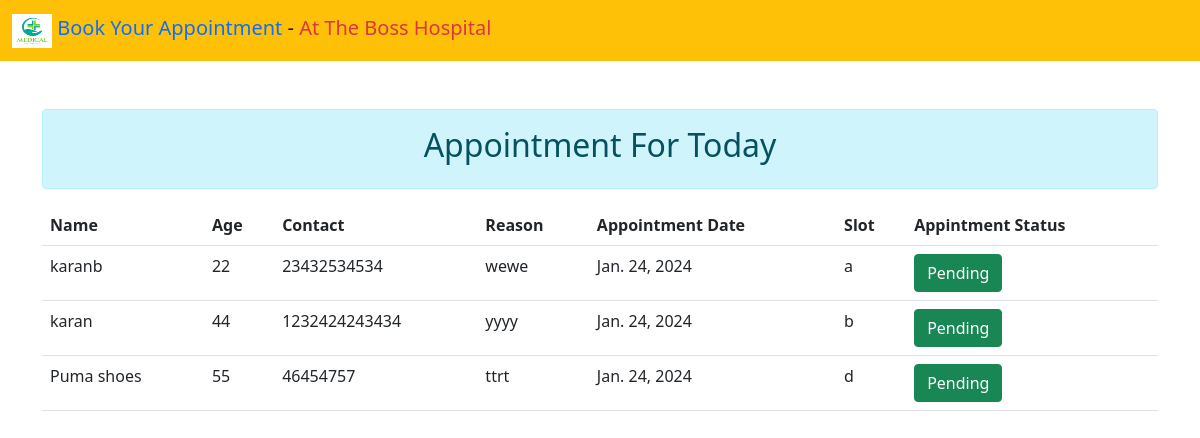
Page /doctor/ (signed in) on the earlier database version.
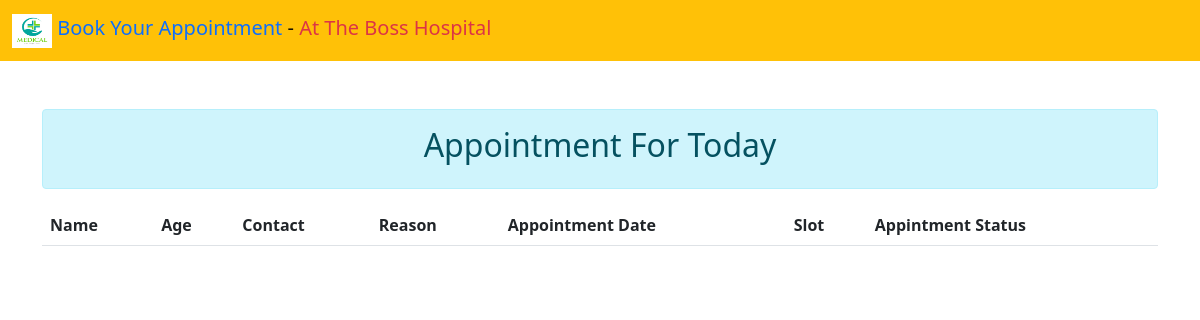
Same page on the later database version.
### app/models.py (models this page shows)
class Appointment(models.Model):
    user = models.ForeignKey(User, on_delete=models.CASCADE,null=True)
    name = models.CharField(max_length=100)
    age = models.IntegerField()
    contact = models.CharField(max_length=100)
    reason = models.CharField(max_length=300)
    appoint_date = models.CharField(max_length=100,null=True)
    date = models.DateField(auto_now=True)
    time = models.TimeField(auto_now=True)
    slot = models.CharField(max_length=5,null=True)

### app/views.py (the view)
# urls.py: path('doctor/',views.Doctor,name='doctor'),
def Doctor(request):
    if request.user.is_authenticated and request.user.is_staff:
        data = Appointment.objects.all()
        return render(request,'doctor.html',{'data':data})
    else:
        messages.success(request,"You Are Not A Staff Please Login to Patient Login")
        return HttpResponseRedirect('/doctsignup/')

### app/templates/doctor.html (shortened to what this page needs)
{% extends 'base.html' %}
{% block content %}
<div class="container mt-5">
    <div class="alert alert-info text-center ">
           <h2>Appointment For Today</h2>
    </div>
    <table class="table table-hover">
        <tr>
          <th>Name</th>
          <th>Age</th>
          <th>Contact</th>
          <th>Reason</th>
          <th>Appointment Date</th>
          <th>Slot</th>
          <th>Appintment Status</th>
        </tr>
        {% for i in data %}
        <tr>
          <td>{{i.name}}</td>
          <td>{{i.age}}</td>
          <td>{{i.contact}}</td>
          <td>{{i.reason}}</td>
          <td>{{i.date}}</td>
          <td>{{i.slot}}</td>
          <td>
            <a href="{% url 'done' i.id %}" class="btn btn-success">Pending</a>
          </td>
        </tr>
        {% endfor %}
      </table>
</div>
{% endblock %}

### app/templates/base.html (shortened to what this page needs)
<!DOCTYPE html>
{% load static %}
<html lang="en">
<head>
    <link href="https://cdn.jsdelivr.net/npm/bootstrap@5.0.2/dist/css/bootstrap.min.css" rel="stylesheet">
</head>
<body>
    <nav class="navbar navbar-light bg-warning">
        <div class="container-fluid">
          <a class="navbar-brand" href="#">
            <img src="{% static 'image/hos.jpg' %}" alt="hh" width="40" height="34" class="d-inline-block align-text-top">
            <span class="text-primary">Book Your Appointment</span> - <span class="text-danger">At The Boss Hospital</span>
          </a>
        </div>
      </nav>
    {% block content %}
    {% endblock %}
</body>
</html>

Differences in the rows shown:
removed Appointment: name "karanb", age "22", contact "23432534534", reason "wewe", date "Jan. 24, 2024", slot "a"
removed Appointment: name "karan", age "44", contact "1232424243434", reason "yyyy", date "Jan. 24, 2024", slot "b"
removed Appointment: name "Puma shoes", age "55", contact "46454757", reason "ttrt", date "Jan. 24, 2024", slot "d"
